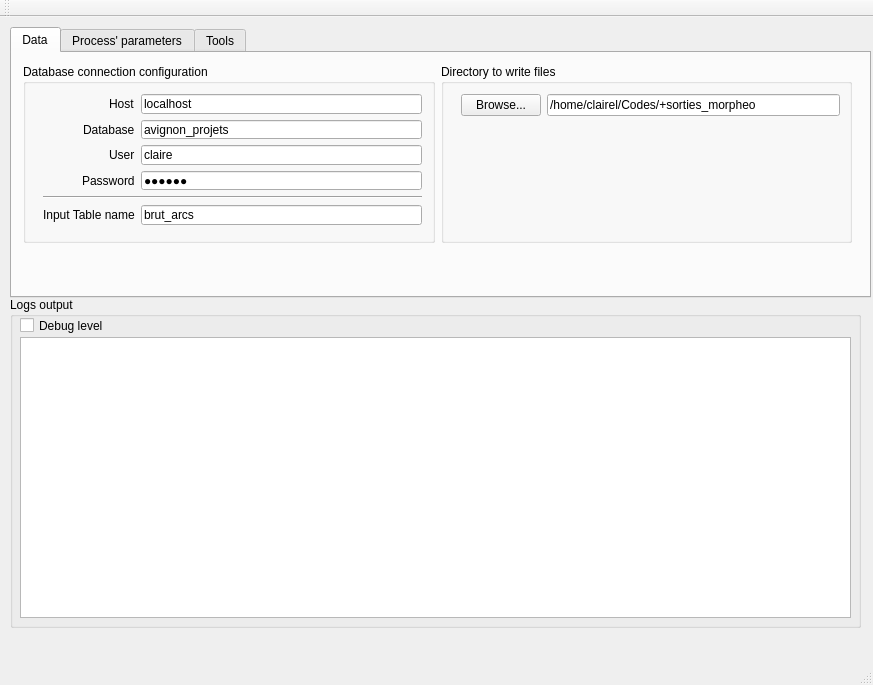
<?xml version="1.0" encoding="UTF-8"?>
<ui version="4.0">
 <class>MainWindow</class>
 <widget class="QMainWindow" name="MainWindow">
  <property name="geometry">
   <rect>
    <x>0</x>
    <y>0</y>
    <width>873</width>
    <height>685</height>
   </rect>
  </property>
  <property name="windowTitle">
   <string>MainWindow</string>
  </property>
  <widget class="QWidget" name="centralWidget">
   <widget class="QTabWidget" name="tabWidget">
    <property name="geometry">
     <rect>
      <x>10</x>
      <y>10</y>
      <width>861</width>
      <height>271</height>
     </rect>
    </property>
    <property name="currentIndex">
     <number>0</number>
    </property>
    <widget class="QWidget" name="dataTab">
     <attribute name="title">
      <string>Data</string>
     </attribute>
     <widget class="QWidget" name="horizontalLayoutWidget">
      <property name="geometry">
       <rect>
        <x>0</x>
        <y>0</y>
        <width>851</width>
        <height>201</height>
       </rect>
      </property>
      <layout class="QHBoxLayout" name="horizontalLayout">
       <item>
        <widget class="QGroupBox" name="databaseBox">
         <property name="title">
          <string>Database connection configuration</string>
         </property>
         <widget class="QWidget" name="formLayoutWidget">
          <property name="geometry">
           <rect>
            <x>9</x>
            <y>19</y>
            <width>401</width>
            <height>162</height>
           </rect>
          </property>
          <layout class="QFormLayout" name="databaseFormLayout">
           <property name="fieldGrowthPolicy">
            <enum>QFormLayout::AllNonFixedFieldsGrow</enum>
           </property>
           <property name="labelAlignment">
            <set>Qt::AlignRight|Qt::AlignTrailing|Qt::AlignVCenter</set>
           </property>
           <item row="0" column="0">
            <widget class="QLabel" name="dbhostLabel">
             <property name="text">
              <string>Host</string>
             </property>
            </widget>
           </item>
           <item row="0" column="1">
            <widget class="QLineEdit" name="dbhostLineEdit">
             <property name="inputMask">
              <string/>
             </property>
             <property name="text">
              <string>localhost</string>
             </property>
            </widget>
           </item>
           <item row="1" column="0">
            <widget class="QLabel" name="dbnameLabel">
             <property name="text">
              <string>Database</string>
             </property>
            </widget>
           </item>
           <item row="1" column="1">
            <widget class="QLineEdit" name="dbnameLineEdit">
             <property name="inputMask">
              <string/>
             </property>
             <property name="text">
              <string>avignon_projets</string>
             </property>
            </widget>
           </item>
           <item row="2" column="0">
            <widget class="QLabel" name="dbuserLabel">
             <property name="text">
              <string>User</string>
             </property>
            </widget>
           </item>
           <item row="2" column="1">
            <widget class="QLineEdit" name="dbuserLineEdit">
             <property name="inputMask">
              <string/>
             </property>
             <property name="text">
              <string>claire</string>
             </property>
            </widget>
           </item>
           <item row="3" column="0">
            <widget class="QLabel" name="dbpasswordLabel">
             <property name="text">
              <string>Password</string>
             </property>
            </widget>
           </item>
           <item row="3" column="1">
            <widget class="QLineEdit" name="dbpassswordLineEdit">
             <property name="inputMask">
              <string/>
             </property>
             <property name="text">
              <string>claire</string>
             </property>
             <property name="echoMode">
              <enum>QLineEdit::Password</enum>
             </property>
            </widget>
           </item>
           <item row="4" column="0" colspan="2">
            <widget class="Line" name="line_2">
             <property name="orientation">
              <enum>Qt::Horizontal</enum>
             </property>
            </widget>
           </item>
           <item row="5" column="0">
            <widget class="QLabel" name="arcstablenameLabel">
             <property name="text">
              <string>Input Table name</string>
             </property>
            </widget>
           </item>
           <item row="5" column="1">
            <widget class="QLineEdit" name="arcstablenameLineEdit">
             <property name="inputMask">
              <string/>
             </property>
             <property name="text">
              <string>brut_arcs</string>
             </property>
            </widget>
           </item>
           <item row="6" column="0">
            <widget class="Line" name="line">
             <property name="orientation">
              <enum>Qt::Horizontal</enum>
             </property>
            </widget>
           </item>
          </layout>
         </widget>
        </widget>
       </item>
       <item>
        <widget class="QGroupBox" name="directoryBox">
         <property name="title">
          <string>Directory to write files</string>
         </property>
         <widget class="QWidget" name="verticalLayoutWidget_5">
          <property name="geometry">
           <rect>
            <x>9</x>
            <y>19</y>
            <width>401</width>
            <height>161</height>
           </rect>
          </property>
          <layout class="QVBoxLayout" name="verticalLayout_2">
           <item>
            <layout class="QHBoxLayout" name="horizontalLayout_2">
             <item>
              <widget class="QPushButton" name="browsePushButton">
               <property name="text">
                <string>Browse...</string>
               </property>
              </widget>
             </item>
             <item>
              <widget class="QLineEdit" name="directoryLineEdit">
               <property name="text">
                <string>/home/clairel/Codes/+sorties_morpheo</string>
               </property>
              </widget>
             </item>
            </layout>
           </item>
           <item>
            <spacer name="verticalSpacer">
             <property name="orientation">
              <enum>Qt::Vertical</enum>
             </property>
             <property name="sizeHint" stdset="0">
              <size>
               <width>20</width>
               <height>40</height>
              </size>
             </property>
            </spacer>
           </item>
          </layout>
         </widget>
        </widget>
       </item>
      </layout>
     </widget>
    </widget>
    <widget class="QWidget" name="mainTab">
     <attribute name="title">
      <string>Process' parameters</string>
     </attribute>
     <widget class="QGroupBox" name="optionsBox">
      <property name="geometry">
       <rect>
        <x>10</x>
        <y>10</y>
        <width>451</width>
        <height>111</height>
       </rect>
      </property>
      <property name="title">
       <string>Ways' constitution's options</string>
      </property>
      <widget class="QWidget" name="formLayoutWidget_2">
       <property name="geometry">
        <rect>
         <x>10</x>
         <y>20</y>
         <width>431</width>
         <height>82</height>
        </rect>
       </property>
       <layout class="QFormLayout" name="optionsFormLayout">
        <property name="fieldGrowthPolicy">
         <enum>QFormLayout::AllNonFixedFieldsGrow</enum>
        </property>
        <property name="labelAlignment">
         <set>Qt::AlignRight|Qt::AlignTrailing|Qt::AlignVCenter</set>
        </property>
        <item row="0" column="0">
         <widget class="QLabel" name="methodLabel">
          <property name="text">
           <string>Method</string>
          </property>
         </widget>
        </item>
        <item row="0" column="1">
         <widget class="QComboBox" name="methodComboBox"/>
        </item>
        <item row="2" column="0">
         <widget class="QLabel" name="thresholdLabel">
          <property name="text">
           <string>Threshold</string>
          </property>
         </widget>
        </item>
        <item row="2" column="1">
         <widget class="QDoubleSpinBox" name="thresholdDoubleSpinBox">
          <property name="value">
           <double>60.000000000000000</double>
          </property>
         </widget>
        </item>
        <item row="1" column="0">
         <widget class="QLabel" name="bufferLabel">
          <property name="text">
           <string>Buffer</string>
          </property>
         </widget>
        </item>
        <item row="1" column="1">
         <widget class="QDoubleSpinBox" name="BufferDoubleSpinBox">
          <property name="value">
           <double>1.000000000000000</double>
          </property>
         </widget>
        </item>
       </layout>
      </widget>
     </widget>
     <widget class="QGroupBox" name="dropTablegroupBox">
      <property name="geometry">
       <rect>
        <x>20</x>
        <y>120</y>
        <width>261</width>
        <height>51</height>
       </rect>
      </property>
      <property name="title">
       <string>Drop tables</string>
      </property>
      <widget class="QWidget" name="verticalLayoutWidget_3">
       <property name="geometry">
        <rect>
         <x>9</x>
         <y>20</y>
         <width>220</width>
         <height>22</height>
        </rect>
       </property>
       <layout class="QVBoxLayout" name="dropTableverticalLayout">
        <item>
         <widget class="QCheckBox" name="dropTABLESCheckBox">
          <property name="text">
           <string>SXYZ, SIF, ANGLES, INFO, VOIES</string>
          </property>
          <property name="checked">
           <bool>true</bool>
          </property>
         </widget>
        </item>
       </layout>
      </widget>
     </widget>
     <widget class="QGroupBox" name="createTablegroupBox">
      <property name="geometry">
       <rect>
        <x>470</x>
        <y>30</y>
        <width>131</width>
        <height>91</height>
       </rect>
      </property>
      <property name="title">
       <string>More tables</string>
      </property>
      <widget class="QWidget" name="verticalLayoutWidget_2">
       <property name="geometry">
        <rect>
         <x>10</x>
         <y>20</y>
         <width>117</width>
         <height>61</height>
        </rect>
       </property>
       <layout class="QVBoxLayout" name="createTableVerticalLayout">
        <item>
         <widget class="QCheckBox" name="arcRueCheckBox">
          <property name="text">
           <string>Arcs and Rues</string>
          </property>
         </widget>
        </item>
       </layout>
      </widget>
     </widget>
     <widget class="QGroupBox" name="attributesGroupBox">
      <property name="geometry">
       <rect>
        <x>610</x>
        <y>10</y>
        <width>211</width>
        <height>221</height>
       </rect>
      </property>
      <property name="title">
       <string>More attributes</string>
      </property>
      <widget class="QWidget" name="verticalLayoutWidget">
       <property name="geometry">
        <rect>
         <x>9</x>
         <y>17</y>
         <width>201</width>
         <height>181</height>
        </rect>
       </property>
       <layout class="QVBoxLayout" name="attributesVerticalLayout">
        <item>
         <widget class="QCheckBox" name="connexionCheckBox">
          <property name="text">
           <string>Connection</string>
          </property>
          <property name="checked">
           <bool>false</bool>
          </property>
         </widget>
        </item>
        <item>
         <widget class="QCheckBox" name="useCheckBox">
          <property name="text">
           <string>Use</string>
          </property>
          <property name="checked">
           <bool>true</bool>
          </property>
         </widget>
        </item>
        <item>
         <widget class="QCheckBox" name="inclusionCheckBox">
          <property name="text">
           <string>Inclusion</string>
          </property>
          <property name="checked">
           <bool>true</bool>
          </property>
         </widget>
        </item>
        <item>
         <widget class="QCheckBox" name="gradientCheckBox">
          <property name="text">
           <string>Gradient</string>
          </property>
          <property name="checked">
           <bool>true</bool>
          </property>
         </widget>
        </item>
        <item>
         <widget class="QCheckBox" name="localAccesscheckBox">
          <property name="text">
           <string>Local Accessibility</string>
          </property>
          <property name="checked">
           <bool>true</bool>
          </property>
         </widget>
        </item>
       </layout>
      </widget>
     </widget>
     <widget class="QPushButton" name="calculatePushButton">
      <property name="geometry">
       <rect>
        <x>10</x>
        <y>200</y>
        <width>251</width>
        <height>31</height>
       </rect>
      </property>
      <property name="text">
       <string>GO !</string>
      </property>
     </widget>
    </widget>
    <widget class="QWidget" name="classificationTab">
     <attribute name="title">
      <string>Tools</string>
     </attribute>
     <widget class="QGroupBox" name="actionGroupBox">
      <property name="geometry">
       <rect>
        <x>10</x>
        <y>10</y>
        <width>241</width>
        <height>201</height>
       </rect>
      </property>
      <property name="title">
       <string>Action type</string>
      </property>
      <widget class="QWidget" name="verticalLayoutWidget_4">
       <property name="geometry">
        <rect>
         <x>9</x>
         <y>19</y>
         <width>221</width>
         <height>152</height>
        </rect>
       </property>
       <layout class="QVBoxLayout" name="verticalLayout">
        <item>
         <widget class="QRadioButton" name="additionRadioButton">
          <property name="text">
           <string>Addition</string>
          </property>
         </widget>
        </item>
        <item>
         <widget class="QRadioButton" name="soustractionRadioButton">
          <property name="text">
           <string>Soustraction</string>
          </property>
         </widget>
        </item>
        <item>
         <widget class="QRadioButton" name="multiplicationRadioButton">
          <property name="text">
           <string>Multiplication</string>
          </property>
         </widget>
        </item>
        <item>
         <widget class="QRadioButton" name="divisionRadioButton">
          <property name="text">
           <string>Division</string>
          </property>
         </widget>
        </item>
        <item>
         <widget class="QRadioButton" name="absoluteDiffRadioButton">
          <property name="text">
           <string>Absolute difference</string>
          </property>
         </widget>
        </item>
        <item>
         <widget class="QRadioButton" name="classificationRadioButton">
          <property name="text">
           <string>Classification</string>
          </property>
         </widget>
        </item>
       </layout>
      </widget>
     </widget>
     <widget class="QPushButton" name="modifyPushButton">
      <property name="geometry">
       <rect>
        <x>574</x>
        <y>10</y>
        <width>271</width>
        <height>141</height>
       </rect>
      </property>
      <property name="text">
       <string>GO !!</string>
      </property>
     </widget>
     <widget class="QGroupBox" name="commonAttributesBox">
      <property name="geometry">
       <rect>
        <x>270</x>
        <y>10</y>
        <width>281</width>
        <height>201</height>
       </rect>
      </property>
      <property name="title">
       <string>Input informations</string>
      </property>
      <widget class="QWidget" name="formLayoutWidget_3">
       <property name="geometry">
        <rect>
         <x>9</x>
         <y>19</y>
         <width>267</width>
         <height>171</height>
        </rect>
       </property>
       <layout class="QFormLayout" name="databaseFormLayout_2">
        <property name="fieldGrowthPolicy">
         <enum>QFormLayout::AllNonFixedFieldsGrow</enum>
        </property>
        <property name="labelAlignment">
         <set>Qt::AlignRight|Qt::AlignTrailing|Qt::AlignVCenter</set>
        </property>
        <item row="0" column="0">
         <widget class="QLabel" name="inputatt1Label">
          <property name="text">
           <string>Input attribute 1</string>
          </property>
         </widget>
        </item>
        <item row="0" column="1">
         <widget class="QLineEdit" name="inputatt1LineEdit">
          <property name="inputMask">
           <string/>
          </property>
          <property name="text">
           <string/>
          </property>
         </widget>
        </item>
        <item row="2" column="0">
         <widget class="QLabel" name="resultattLabel">
          <property name="text">
           <string>Result attribute's name</string>
          </property>
         </widget>
        </item>
        <item row="2" column="1">
         <widget class="QLineEdit" name="resultattLineEdit">
          <property name="inputMask">
           <string/>
          </property>
          <property name="text">
           <string/>
          </property>
         </widget>
        </item>
        <item row="1" column="0">
         <widget class="QLabel" name="inputatt2Label">
          <property name="enabled">
           <bool>true</bool>
          </property>
          <property name="text">
           <string>Input attribute 2</string>
          </property>
         </widget>
        </item>
        <item row="1" column="1">
         <widget class="QLineEdit" name="inputatt2LineEdit">
          <property name="enabled">
           <bool>true</bool>
          </property>
          <property name="inputMask">
           <string/>
          </property>
          <property name="text">
           <string/>
          </property>
         </widget>
        </item>
        <item row="3" column="1">
         <widget class="QSpinBox" name="classnbSpinBox">
          <property name="enabled">
           <bool>false</bool>
          </property>
          <property name="maximum">
           <number>1000000000</number>
          </property>
          <property name="singleStep">
           <number>100</number>
          </property>
          <property name="value">
           <number>10</number>
          </property>
         </widget>
        </item>
        <item row="3" column="0">
         <widget class="QLabel" name="classnbLabel">
          <property name="enabled">
           <bool>false</bool>
          </property>
          <property name="text">
           <string>Classes number</string>
          </property>
         </widget>
        </item>
        <item row="4" column="1">
         <widget class="QCheckBox" name="descentCheckBox">
          <property name="enabled">
           <bool>false</bool>
          </property>
          <property name="text">
           <string>Descendent</string>
          </property>
         </widget>
        </item>
        <item row="4" column="0">
         <widget class="QLabel" name="orderLabel">
          <property name="enabled">
           <bool>false</bool>
          </property>
          <property name="text">
           <string>Order</string>
          </property>
         </widget>
        </item>
       </layout>
      </widget>
     </widget>
    </widget>
   </widget>
   <widget class="QGroupBox" name="loggerBox">
    <property name="geometry">
     <rect>
      <x>10</x>
      <y>280</y>
      <width>851</width>
      <height>331</height>
     </rect>
    </property>
    <property name="title">
     <string>Logs output</string>
    </property>
    <widget class="QTextBrowser" name="loggerTextBrowser">
     <property name="geometry">
      <rect>
       <x>10</x>
       <y>40</y>
       <width>831</width>
       <height>281</height>
      </rect>
     </property>
    </widget>
    <widget class="QCheckBox" name="debugCheckBox">
     <property name="geometry">
      <rect>
       <x>10</x>
       <y>20</y>
       <width>429</width>
       <height>17</height>
      </rect>
     </property>
     <property name="text">
      <string>Debug level</string>
     </property>
    </widget>
   </widget>
  </widget>
  <widget class="QMenuBar" name="menuBar">
   <property name="geometry">
    <rect>
     <x>0</x>
     <y>0</y>
     <width>873</width>
     <height>19</height>
    </rect>
   </property>
  </widget>
  <widget class="QToolBar" name="mainToolBar">
   <attribute name="toolBarArea">
    <enum>TopToolBarArea</enum>
   </attribute>
   <attribute name="toolBarBreak">
    <bool>false</bool>
   </attribute>
  </widget>
  <widget class="QStatusBar" name="statusBar"/>
 </widget>
 <layoutdefault spacing="6" margin="11"/>
 <resources/>
 <connections/>
</ui>
